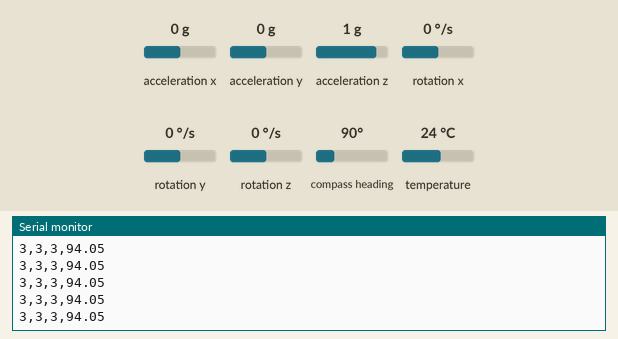
Simulated run of this sketch. Board: ESP32. On the bench: the last lines printed to the serial monitor. Inputs (shaded band) come from the test bench; at power-on: acceleration x 0 g, acceleration y 0 g, acceleration z 1 g, rotation x 0 °/s, rotation y 0 °/s, rotation z 0 °/s, compass heading 90°, temperature 24 °C.

Above: at 2.2 s.
2.3 s: acceleration x set to -1.4 g
At 2.37 s:
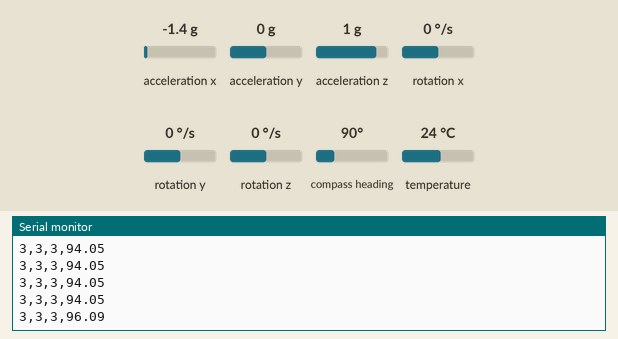
3.8 s: acceleration y set to -1.4 g
At 3.83 s:
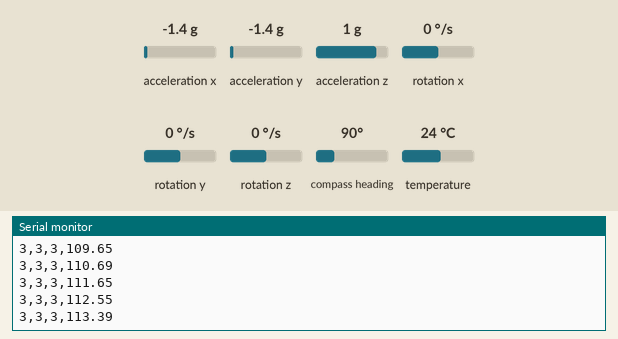
5.3 s: acceleration z set to -1.4 g
At 5.3 s:
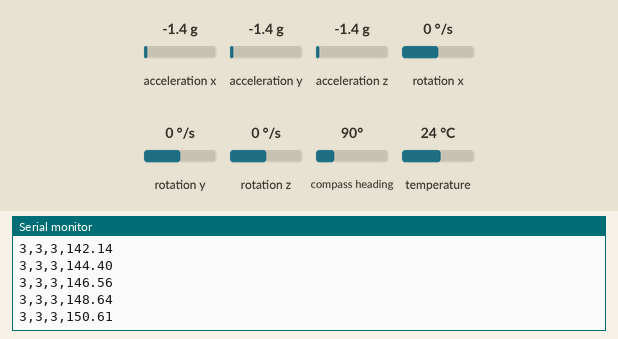
6.8 s: rotation x set to -192 °/s
At 6.87 s:
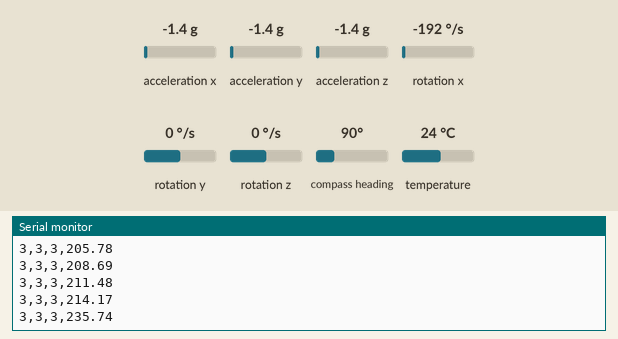
8.3 s: rotation y set to -192 °/s
At 8.34 s:
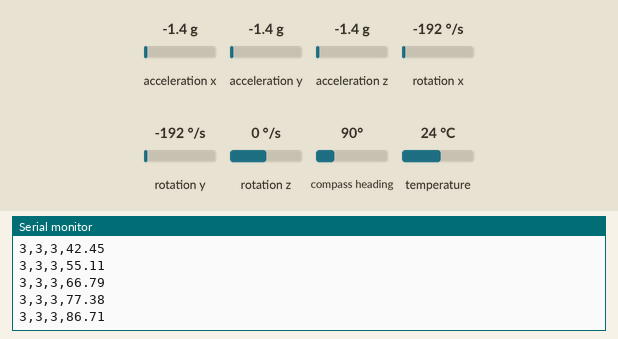
Timing chart, 0 to 10.8 s (numbered marks = the images above; inputs shaded):
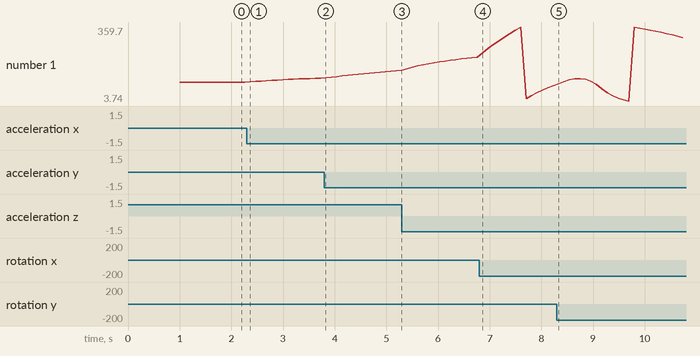

Measured:
- after the input at 2.3 s, the serial monitor: prints a new line after 0.07 s (image 1)
- after the input at 6.8 s, the serial monitor: prints a new line after 0.07 s (image 4)
- after the input at 8.3 s, the serial monitor: prints a new line at once (image 5)
- plotted number 1: 94.05 → 113.39 after the input at 2.3 s, 113.39 → 150.61 after the input at 3.8 s, 150.61 → 214.17 after the input at 5.3 s, 214.17 → 77.38 after the input at 6.8 s, 77.38 → 308.95 after the input at 8.3 s

The sketch:

tiltCompensatedCompassESP32.ino
```cpp
#include <Wire.h>
#include <Adafruit_Sensor.h>
#include <Adafruit_BNO055.h>
#include <utility/imumaths.h>
#include <math.h>

//this was said to only work up to about 45 degrees, so if the buoy tilts more than that the readings will likely not make sense,
//although, such a tilt is likely outisde the operational range anyways.

float thetaM;
float phiM;
float thetaFold = 0;
float thetaFnew;
float phiFold = 0;
float phiFnew;

float thetaG = 0;
float phiG = 0;

float theta;
float phi;

float thetaRad;
float phiRad;

float Xm;
float Ym;
float psi;


float dt;
unsigned long millisOld;

#define BNO055_SAMPLERATE_DELAY_MS (100)

Adafruit_BNO055 myIMU = Adafruit_BNO055();

void setup() {
  Serial.begin(115200);
  myIMU.begin();
  delay(1000);
  int8_t temp = myIMU.getTemp();
  myIMU.setExtCrystalUse(true);
  millisOld = millis();
}

void loop() {
  uint8_t system, gyro, accel, mg = 0;
  myIMU.getCalibration(&system, &gyro, &accel, &mg);
  imu::Vector<3> acc = myIMU.getVector(Adafruit_BNO055::VECTOR_ACCELEROMETER);
  imu::Vector<3> gyr = myIMU.getVector(Adafruit_BNO055::VECTOR_GYROSCOPE);
  imu::Vector<3> mag = myIMU.getVector(Adafruit_BNO055::VECTOR_MAGNETOMETER);
  thetaM = -atan2(acc.x() / 9.8, acc.z() / 9.8) / 2 / 3.141592654 * 360;
  phiM = -atan2(acc.y() / 9.8, acc.z() / 9.8) / 2 / 3.141592654 * 360;
  phiFnew = .95 * phiFold + .05 * phiM;
  thetaFnew = .95 * thetaFold + .05 * thetaM;

  dt = (millis() - millisOld) / 1000.;
  millisOld = millis();
  theta = (theta + gyr.y() * dt) * .95 + thetaM * .05;
  phi = (phi - gyr.x() * dt) * .95 + phiM * .05;
  thetaG = thetaG + gyr.y() * dt;
  phiG = phiG - gyr.x() * dt;

  phiRad = phi / 360 * (2 * 3.14);
  thetaRad = theta / 360 * (2 * 3.14);

  Xm = mag.x() * cos(thetaRad) - mag.y() * sin(phiRad) * sin(thetaRad) + mag.z() * cos(phiRad) * sin(thetaRad);
  Ym = mag.y() * cos(phiRad) + mag.z() * sin(phiRad);


  psi = (atan2(Ym, Xm) / (2 * 3.14) * 360) + 4;  //added 4 at the end to make it geographic north from local declionation ~4 degrees

  //Serial.print(acc.x()/9.8);
  //Serial.print(",");
  //Serial.print(acc.y()/9.8);
  //Serial.print(",");
  //Serial.print(acc.z()/9.8);
  //Serial.print(",");
  Serial.print(accel);  //accelerometer calibration variable
  Serial.print(",");
  Serial.print(gyro);  //gyro calibration variable
  Serial.print(",");
  Serial.print(mg);  //magnetometer calibration variable
  Serial.print(",");
  //Serial.print(system); //system calibration variable
  //Serial.print(",");
  //Serial.print(thetaM);
  //Serial.print(",");
  //Serial.print(phiM);
  //Serial.print(",");
  //Serial.print(thetaFnew);
  //Serial.print(",");
  //Serial.print(phiFnew);
  //Serial.print(",");
  //Serial.print(thetaG);
  //Serial.print(",");
  //Serial.print(phiG);
  //Serial.print(",");
  //Serial.print(theta);
  //Serial.print(",");
  //Serial.print(phi);
  //Serial.print(",");
  if (psi < 0) {  //converts values from range -180 <= psi <= 180, to 0 <= psi <= 360
    psi += 360;
  }
  Serial.println(psi);  //this is our compass angle direction from 0 to 360: 0 or 360=N, 90=E, 180=S, 270=W

  phiFold = phiFnew;
  thetaFold = thetaFnew;


  delay(BNO055_SAMPLERATE_DELAY_MS);
}
```
